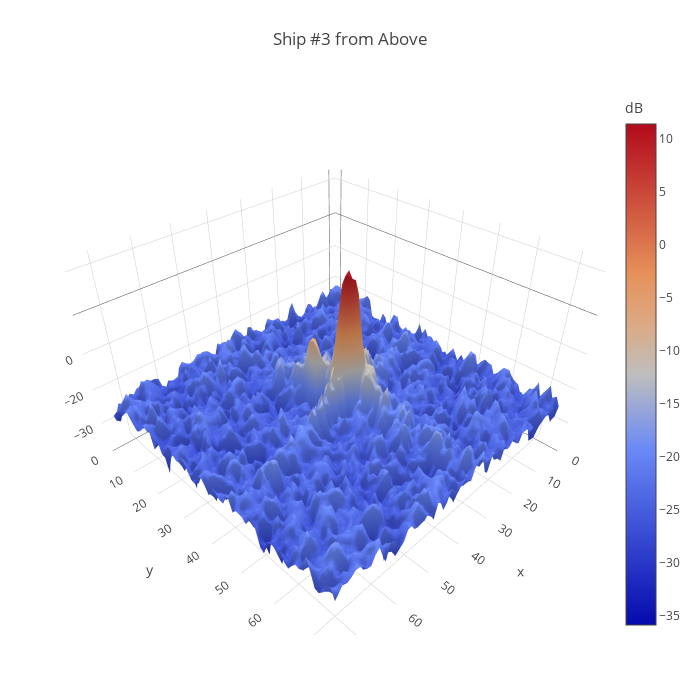

Notebook source saved alongside this figure:
### Code cell
shipnum = random_ex()
plot_3d_example(df.band_1.iloc[ship_idx[shipnum]].reshape(75, 75), 'Ship #{} from Above'.format(shipnum+1))

### Figure 1 — Plotly figure (JSON) as saved in the notebook; plotly's stock layout.template omitted (floating-point values rounded to 4 significant figures; data arrays with more than 128 entries replaced by an {"elided": "..."} marker saying what was removed)
{"data": [{"colorbar": {"title": "dB"}, "type": "surface", "z": {"elided": "75x75 float values"}}], "layout": {"autosize": false, "height": 700, "margin": {"b": 65, "l": 65, "r": 50, "t": 90}, "title": "Ship #3 from Above", "width": 700}}
